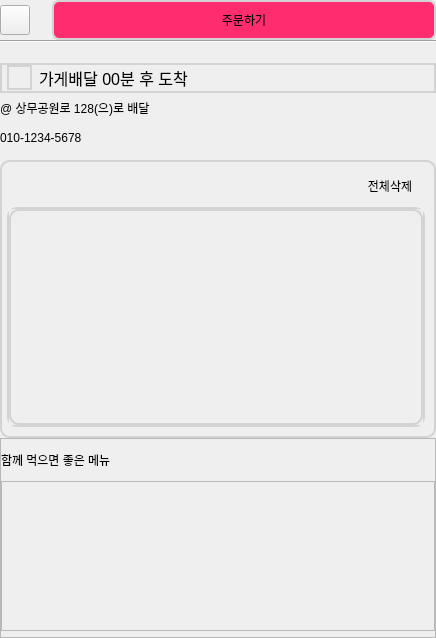
          <widget class="QWidget" name="scrollAreaWidgetContents_19">
           <property name="geometry">
            <rect>
             <x>0</x>
             <y>0</y>
             <width>436</width>
             <height>638</height>
            </rect>
           </property>
           <layout class="QGridLayout" name="gridLayout_31">
            <property name="leftMargin">
             <number>0</number>
            </property>
            <property name="topMargin">
             <number>0</number>
            </property>
            <property name="rightMargin">
             <number>0</number>
            </property>
            <property name="bottomMargin">
             <number>0</number>
            </property>
            <property name="spacing">
             <number>0</number>
            </property>
            <item row="2" column="0" colspan="4">
             <widget class="QWidget" name="widget_13" native="true">
              <property name="maximumSize">
               <size>
                <width>16777215</width>
                <height>120</height>
               </size>
              </property>
              <layout class="QVBoxLayout" name="verticalLayout_6">
               <property name="spacing">
                <number>0</number>
               </property>
               <property name="leftMargin">
                <number>0</number>
               </property>
               <property name="topMargin">
                <number>0</number>
               </property>
               <property name="rightMargin">
                <number>0</number>
               </property>
               <property name="bottomMargin">
                <number>0</number>
               </property>
               <item>
                <widget class="Line" name="line_2">
                 <property name="orientation">
                  <enum>Qt::Orientation::Horizontal</enum>
                 </property>
                </widget>
               </item>
               <item>
                <spacer name="horizontalSpacer_18">
                 <property name="orientation">
                  <enum>Qt::Orientation::Horizontal</enum>
                 </property>
                 <property name="sizeHint" stdset="0">
                  <size>
                   <width>40</width>
                   <height>20</height>
                  </size>
                 </property>
                </spacer>
               </item>
               <item>
                <widget class="QGroupBox" name="groupBox_19">
                 <property name="minimumSize">
                  <size>
                   <width>0</width>
                   <height>30</height>
                  </size>
                 </property>
                 <property name="maximumSize">
                  <size>
                   <width>16777215</width>
                   <height>30</height>
                  </size>
                 </property>
                 <property name="styleSheet">
                  <string notr="true">border: 2px solid #D3D3D3; </string>
                 </property>
                 <property name="title">
                  <string/>
                 </property>
                 <layout class="QHBoxLayout" name="horizontalLayout_23">
                  <property name="spacing">
                   <number>7</number>
                  </property>
                  <property name="leftMargin">
                   <number>5</number>
                  </property>
                  <property name="topMargin">
                   <number>0</number>
                  </property>
                  <property name="rightMargin">
                   <number>0</number>
                  </property>
                  <property name="bottomMargin">
                   <number>0</number>
                  </property>
                  <item>
                   <widget class="QLabel" name="label_13">
                    <property name="minimumSize">
                     <size>
                      <width>25</width>
                      <height>25</height>
                     </size>
                    </property>
                    <property name="maximumSize">
                     <size>
                      <width>25</width>
                      <height>25</height>
                     </size>
                    </property>
                    <property name="styleSheet">
                     <string notr="true">border-image: url(:/image/main_img/img_yogipass_benefit_delivery.png);</string>
                    </property>
                    <property name="text">
                     <string/>
                    </property>
                   </widget>
                  </item>
                  <item>
                   <widget class="QLabel" name="label_79">
                    <property name="minimumSize">
                     <size>
                      <width>0</width>
                      <height>24</height>
                     </size>
                    </property>
                    <property name="maximumSize">
                     <size>
                      <width>16777215</width>
                      <height>24</height>
                     </size>
                    </property>
                    <property name="font">
                     <font>
                      <pointsize>12</pointsize>
                      <fontweight>Medium</fontweight>
                     </font>
                    </property>
                    <property name="styleSheet">
                     <string notr="true">border: none;</string>
                    </property>
                    <property name="text">
                     <string>가게배달 00분 후 도착</string>
                    </property>
                   </widget>
                  </item>
                 </layout>
                </widget>
               </item>
               <item>
                <widget class="QLabel" name="label_where">
                 <property name="minimumSize">
                  <size>
                   <width>0</width>
                   <height>30</height>
                  </size>
                 </property>
                 <property name="text">
                  <string>@ 상무공원로 128(으)로 배달</string>
                 </property>
                </widget>
               </item>
               <item>
                <widget class="QLabel" name="label_pnum">
                 <property name="minimumSize">
                  <size>
                   <width>0</width>
                   <height>30</height>
                  </size>
                 </property>
                 <property name="text">
                  <string>010-1234-5678</string>
                 </property>
                </widget>
               </item>
               <item>
                <spacer name="verticalSpacer_13">
                 <property name="orientation">
                  <enum>Qt::Orientation::Vertical</enum>
                 </property>
                 <property name="sizeHint" stdset="0">
                  <size>
                   <width>20</width>
                   <height>40</height>
                  </size>
                 </property>
                </spacer>
               </item>
              </layout>
             </widget>
            </item>
            <item row="0" column="3">
             <widget class="QFrame" name="frame_14">
              <property name="minimumSize">
               <size>
                <width>384</width>
                <height>40</height>
               </size>
              </property>
              <property name="maximumSize">
               <size>
                <width>384</width>
                <height>40</height>
               </size>
              </property>
              <property name="styleSheet">
               <string notr="true">border: none; </string>
              </property>
              <property name="frameShape">
               <enum>QFrame::Shape::StyledPanel</enum>
              </property>
              <property name="frameShadow">
               <enum>QFrame::Shadow::Raised</enum>
              </property>
              <layout class="QGridLayout" name="gridLayout_45">
               <property name="leftMargin">
                <number>0</number>
               </property>
               <property name="topMargin">
                <number>0</number>
               </property>
               <property name="rightMargin">
                <number>0</number>
               </property>
               <property name="bottomMargin">
                <number>0</number>
               </property>
               <property name="spacing">
                <number>0</number>
               </property>
               <item row="0" column="0">
                <widget class="QLabel" name="label_77">
                 <property name="minimumSize">
                  <size>
                   <width>384</width>
                   <height>40</height>
                  </size>
                 </property>
                 <property name="maximumSize">
                  <size>
                   <width>384</width>
                   <height>40</height>
                  </size>
                 </property>
                 <property name="font">
                  <font>
                   <fontweight>DemiBold</fontweight>
                  </font>
                 </property>
                 <property name="styleSheet">
                  <string notr="true">border-radius: 7px; 
border: 2px solid #D3D3D3;
background-color:#FF2D6F;</string>
                 </property>
                 <property name="text">
                  <string>주문하기</string>
                 </property>
                 <property name="alignment">
                  <set>Qt::AlignmentFlag::AlignCenter</set>
                 </property>
                </widget>
               </item>
              </layout>
             </widget>
            </item>
            <item row="3" column="0" colspan="4">
             <widget class="QGroupBox" name="groupBox_14">
              <property name="sizePolicy">
               <sizepolicy hsizetype="Preferred" vsizetype="Expanding">
                <horstretch>0</horstretch>
                <verstretch>0</verstretch>
               </sizepolicy>
              </property>
              <property name="minimumSize">
               <size>
                <width>0</width>
                <height>0</height>
               </size>
              </property>
              <property name="styleSheet">
               <string notr="true">border: 2px solid #D3D3D3; 
border-radius: 10px; </string>
              </property>
              <property name="title">
               <string/>
              </property>
              <layout class="QGridLayout" name="gridLayout_30">
               <property name="leftMargin">
                <number>5</number>
               </property>
               <property name="rightMargin">
                <number>9</number>
               </property>
               <item row="1" column="1">
                <widget class="QPushButton" name="pushButton_97">
                 <property name="minimumSize">
                  <size>
                   <width>0</width>
                   <height>30</height>
                  </size>
                 </property>
                 <property name="maximumSize">
                  <size>
                   <width>70</width>
                   <height>30</height>
                  </size>
                 </property>
                 <property name="font">
                  <font>
                   <pointsize>9</pointsize>
                   <fontweight>Light</fontweight>
                  </font>
                 </property>
                 <property name="styleSheet">
                  <string notr="true">border: none;</string>
                 </property>
                 <property name="text">
                  <string>전체삭제</string>
                 </property>
                </widget>
               </item>
               <item row="3" column="0" colspan="2">
                <layout class="QVBoxLayout" name="verticalLayout_9">
                 <property name="spacing">
                  <number>0</number>
                 </property>
                 <item>
                  <widget class="QScrollArea" name="scrollArea_carts">
                   <property name="sizePolicy">
                    <sizepolicy hsizetype="Preferred" vsizetype="Preferred">
                     <horstretch>0</horstretch>
                     <verstretch>0</verstretch>
                    </sizepolicy>
                   </property>
                   <property name="minimumSize">
                    <size>
                     <width>0</width>
                     <height>150</height>
                    </size>
                   </property>
                   <property name="widgetResizable">
                    <bool>true</bool>
                   </property>
                   <widget class="QWidget" name="scrollAreaWidgetContents_6">
                    <property name="geometry">
                     <rect>
                      <x>0</x>
                      <y>0</y>
                      <width>412</width>
                      <height>214</height>
                     </rect>
                    </property>
                    <layout class="QVBoxLayout" name="verticalLayout_8"/>
                   </widget>
                  </widget>
                 </item>
                </layout>
               </item>
              </layout>
             </widget>
            </item>
            <item row="4" column="0" colspan="4">
             <widget class="QFrame" name="frame_18">
              <property name="minimumSize">
               <size>
                <width>394</width>
                <height>200</height>
               </size>
              </property>
              <property name="maximumSize">
               <size>
                <width>450</width>
                <height>200</height>
               </size>
              </property>
              <property name="frameShape">
               <enum>QFrame::Shape::StyledPanel</enum>
              </property>
              <property name="frameShadow">
               <enum>QFrame::Shadow::Raised</enum>
              </property>
              <layout class="QGridLayout" name="gridLayout_53">
               <property name="leftMargin">
                <number>0</number>
               </property>
               <property name="topMargin">
                <number>0</number>
               </property>
               <property name="rightMargin">
                <number>0</number>
               </property>
               <property name="bottomMargin">
                <number>0</number>
               </property>
               <property name="spacing">
                <number>0</number>
               </property>
               <item row="1" column="0">
                <widget class="QScrollArea" name="scrollArea_20">
                 <property name="maximumSize">
                  <size>
                   <width>16777215</width>
                   <height>150</height>
                  </size>
                 </property>
                 <property name="verticalScrollBarPolicy">
                  <enum>Qt::ScrollBarPolicy::ScrollBarAlwaysOff</enum>
                 </property>
                 <property name="horizontalScrollBarPolicy">
                  <enum>Qt::ScrollBarPolicy::ScrollBarAlwaysOff</enum>
                 </property>
                 <property name="widgetResizable">
                  <bool>true</bool>
                 </property>
                 <widget class="QWidget" name="scrollAreaWidgetContents_20">
                  <property name="geometry">
                   <rect>
                    <x>0</x>
                    <y>0</y>
                    <width>432</width>
                    <height>148</height>
                   </rect>
                  </property>
                  <layout class="QHBoxLayout" name="horizontalLayout_12">
                   <property name="spacing">
                    <number>0</number>
                   </property>
                   <property name="leftMargin">
                    <number>0</number>
                   </property>
                   <property name="topMargin">
                    <number>0</number>
                   </property>
                   <property name="rightMargin">
                    <number>0</number>
                   </property>
                   <property name="bottomMargin">
                    <number>0</number>
                   </property>
                  </layout>
                 </widget>
                </widget>
               </item>
               <item row="0" column="0">
                <widget class="QLabel" name="label_95">
                 <property name="minimumSize">
                  <size>
                   <width>0</width>
                   <height>30</height>
                  </size>
                 </property>
                 <property name="maximumSize">
                  <size>
                   <width>16777215</width>
                   <height>30</height>
                  </size>
                 </property>
                 <property name="text">
                  <string>함께 먹으면 좋은 메뉴</string>
                 </property>
                </widget>
               </item>
              </layout>
             </widget>
            </item>
            <item row="0" column="1">
             <widget class="QPushButton" name="pushButton_return">
              <property name="minimumSize">
               <size>
                <width>30</width>
                <height>30</height>
               </size>
              </property>
              <property name="maximumSize">
               <size>
                <width>30</width>
                <height>30</height>
               </size>
              </property>
              <property name="styleSheet">
               <string notr="true">border-image: url(:/image/main_img/ic_back.png);
</string>
              </property>
              <property name="text">
               <string/>
              </property>
             </widget>
            </item>
            <item row="0" column="2">
             <spacer name="horizontalSpacer_16">
              <property name="orientation">
               <enum>Qt::Orientation::Horizontal</enum>
              </property>
              <property name="sizeHint" stdset="0">
               <size>
                <width>40</width>
                <height>20</height>
               </size>
              </property>
             </spacer>
            </item>
           </layout>
          </widget>
